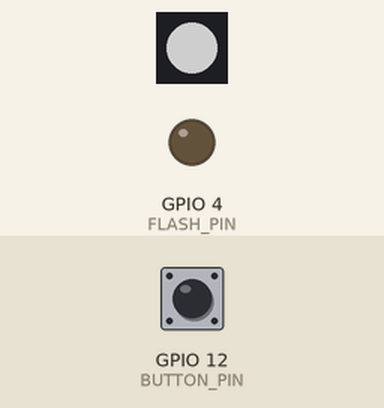
This program was run on a simulated ESP32. Shown: 1 RGB LEDs in strip order, left to right, output pins drawn as LEDs (lit = HIGH). The test bench sets the inputs (shaded band); at power-on: GPIO 12 (BUTTON_PIN) LOW. Dim RGB values are drawn brighter than linear; what the program prints to the serial monitor is not drawn.

Above: at 1.2 s.
1.3 s: GPIO 12 (BUTTON_PIN) pulled HIGH for 0.15 s
At 2.16 s:
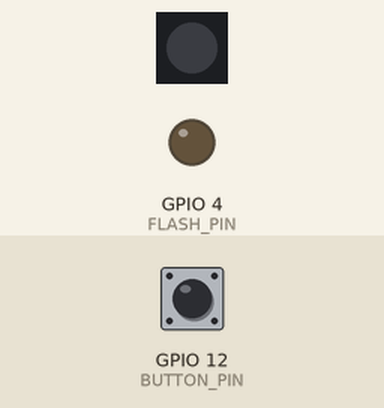
4.4 s: GPIO 12 (BUTTON_PIN) pulled HIGH for 1 s
At 4.68 s:
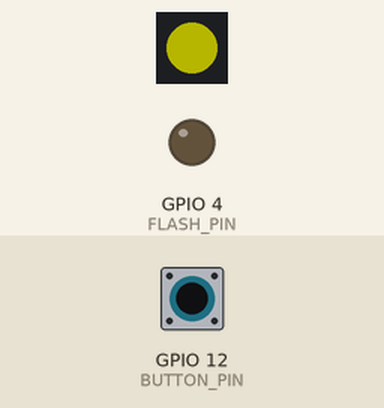
At 7.1 s:
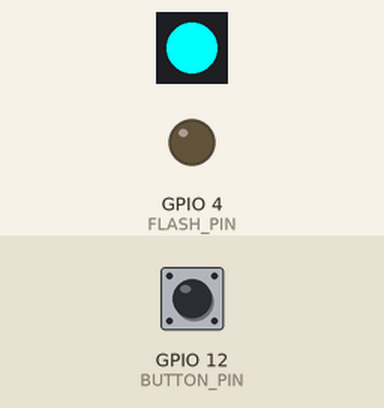
Timing chart, 0 to 5.9 s (numbered marks = the images above; inputs shaded):
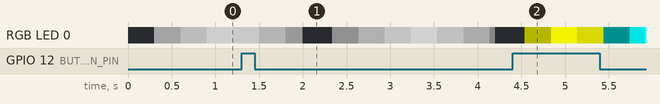

The program:

main.cpp
```cpp
// (licence header left out)
#include "LedEffects.h"
#include "hcsr04.h"
#include <Arduino.h>

#define FLASH_PIN 4   /*!< Pin number connected to the LED flash. */
#define PIXEL_COUNT 1 /*!< Number of pixels in the LED strip. */
#define LED_PIN 13    /*!< Pin number connected to the LED strip. */
#define TRIG_PIN 14   /*!< Pin number connected to the trigger pin of the HCSR04 sensor. */
#define ECHO_PIN 15   /*!< Pin number connected to the echo pin of the HCSR04 sensor. */
#define BUTTON_PIN 12 /*!< Pin number connected to the button. */

/**
 * @brief Creates an instance of the HCSR04 ultrasonic sensor.
 *
 * This instance is used to interact with the HCSR04 sensor, which measures
 * distance by sending an ultrasonic pulse and timing how long it takes to
 * receive the echo. The sensor is initialized with the specified trigger
 * and echo pins.
 *
 */
HCSR04 sensor(TRIG_PIN, ECHO_PIN);

/**
 * @brief Callback function to activate the LED and camera.
 *
 * This function is intended to be called when an activation event occurs.
 * It performs the following actions:
 * 1. Turns on the LED connected to FLASH_PIN.
 * 2. Prints a message to the Serial monitor indicating the LED is on.
 * 3. Turns on the camera.
 * 4. Waits for 1 second.
 * 5. Turns off the LED.
 */
void activationCallback()
{
  // Aquí se encenderá el led y la cámara
  Serial.println("Encendiendo Led");
  digitalWrite(FLASH_PIN, HIGH);
  Serial.println("Encendiendo Camara");
  delay(1000);
  digitalWrite(FLASH_PIN, LOW);
}

/**
 * @brief Initializes the serial communication, sensor, and pins.
 *
 * This function sets up the serial communication at a baud rate of 115200 for logging purposes.
 * It also sets a callback function for the sensor on pin 15 and initializes the sensor.
 * Additionally, it configures the FLASH_PIN as an output and the BUTTON_PIN as an input.
 * The setupLed() function is called to initialize the LED, and a message "Setup done" is printed
 * to the serial monitor to indicate that the setup process is complete.
 */
void setup()
{
  Serial.begin(115200); // UART1 para logs
  sensor.setCallback(15, activationCallback);
  sensor.init();
  pinMode(FLASH_PIN, OUTPUT);
  pinMode(BUTTON_PIN, INPUT);
  setupLed();
  Serial.println("Setup done");
}

/**
 * @brief Main loop function that cycles through different LED effects based on the effectIndex.
 *
 * This function continuously checks the state of a button and cycles through various LED effects.
 * When the button is pressed, the effectIndex is incremented to switch to the next effect.
 * The effects are displayed in the Serial Monitor and applied to the LED using the setLedEffect function.
 *
 * Effects:
 * - 0: None
 * - 1: Flashing
 * - 2: Processing
 * - 3: Success
 * - 4: Error
 * - 5: Warning
 * - 6: Closed
 * - 7: Opened
 * - 8: Waiting
 * - 9: RevisionNeeded
 *
 * If the effectIndex exceeds 9, it resets to 0 and sets the effect to Clear.
 *
 * @note The button state is read from BUTTON_PIN. When the button is pressed, a 500ms delay is introduced to debounce
 * the button.
 */
void loop()
{
  static uint8_t effectIndex = 8;

  // Ciclo a través de los diferentes efectos
  switch (effectIndex) {
    case 0:
      Serial.println("Effect: None");
      setLedEffect(None);
      break;
    case 1:
      Serial.println("Effect: Flashing");
      setLedEffect(Flashing);
      break;
    case 2:
      Serial.println("Effect: Processing");
      setLedEffect(Processing);
      break;
    case 3:
      Serial.println("Effect: Success");
      setLedEffect(Success);
      break;
    case 4:
      Serial.println("Effect: Error");
      setLedEffect(Error);
      break;
    case 5:
      Serial.println("Effect: Warning");
      setLedEffect(Warning);
      break;
    case 6:
      Serial.println("Effect: Closed");
      setLedEffect(Closed);
      break;
    case 7:
      Serial.println("Effect: Opened");
      setLedEffect(Opened);
      break;
    case 8:
      Serial.println("Effect: Waiting");
      setLedEffect(Waiting);
      break;
    case 9:
      Serial.println("Effect: RevisionNeeded");
      setLedEffect(RevisionNeeded);
      break;
    default:
      Serial.println("Effect: Cleared");
      setLedEffect(Clear);
      effectIndex = 0;
      return;
  }

  if (digitalRead(BUTTON_PIN) == HIGH) {
    effectIndex++;
    Serial.println("Button pressed");
    delay(500);
  }
  delay(1);
}
```
